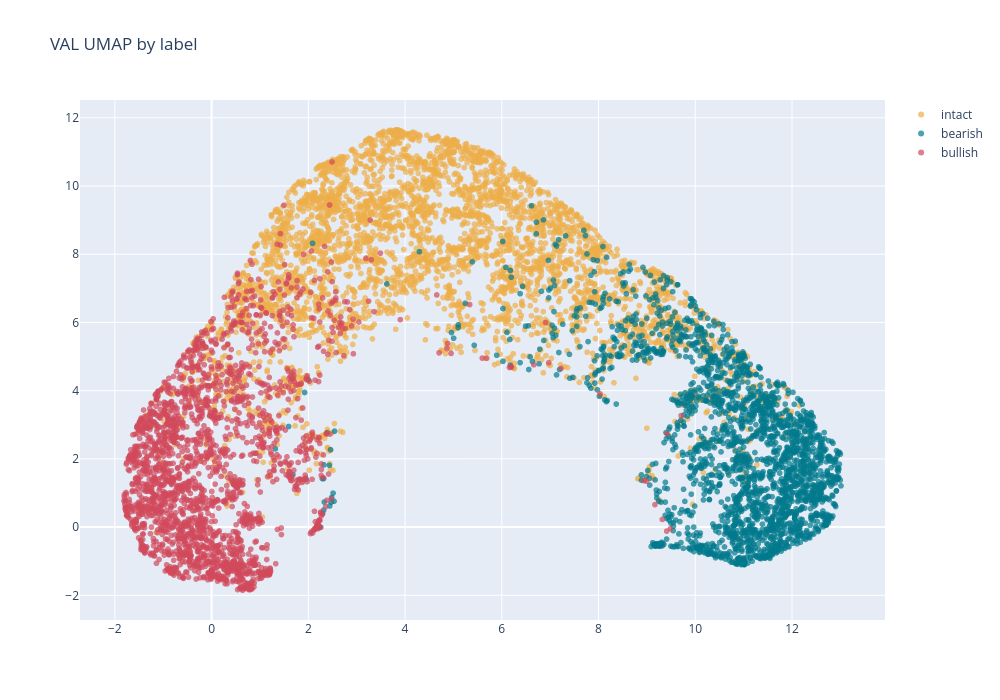

The notebook cell saved with this chart:
### Code cell
if umap_view is not None:
    scatter_projection(umap_view, f"{SPLIT.upper()} UMAP by label", color_col="label_name")
else:
    print("UMAP CSV bulunamadı")

### Figure 1 — Plotly figure (JSON) as saved in the notebook; plotly's stock layout.template omitted (floating-point values rounded to 4 significant figures; data arrays with more than 128 entries replaced by an {"elided": "..."} marker saying what was removed)
{"data": [{"customdata": {"elided": "4152x7 mixed values"}, "hovertemplate": "idx=%{customdata[0]}<br>symbol=%{customdata[1]}<br>timestamp=%{customdata[2]}<br>label=%{customdata[3]} pred=%{customdata[4]}<br>bucket=%{customdata[5]}<br>confidence=%{customdata[6]:.4f}<extra></extra>", "marker": {"color": "#edae49", "opacity": 0.7, "size": 6}, "mode": "markers", "name": "intact", "type": "scattergl", "x": {"elided": "4152 float values"}, "y": {"elided": "4152 float values"}}, {"customdata": {"elided": "2386x7 mixed values"}, "hovertemplate": "idx=%{customdata[0]}<br>symbol=%{customdata[1]}<br>timestamp=%{customdata[2]}<br>label=%{customdata[3]} pred=%{customdata[4]}<br>bucket=%{customdata[5]}<br>confidence=%{customdata[6]:.4f}<extra></extra>", "marker": {"color": "#00798c", "opacity": 0.7, "size": 6}, "mode": "markers", "name": "bearish", "type": "scattergl", "x": {"elided": "2386 float values"}, "y": {"elided": "2386 float values"}}, {"customdata": {"elided": "2294x7 mixed values"}, "hovertemplate": "idx=%{customdata[0]}<br>symbol=%{customdata[1]}<br>timestamp=%{customdata[2]}<br>label=%{customdata[3]} pred=%{customdata[4]}<br>bucket=%{customdata[5]}<br>confidence=%{customdata[6]:.4f}<extra></extra>", "marker": {"color": "#d1495b", "opacity": 0.7, "size": 6}, "mode": "markers", "name": "bullish", "type": "scattergl", "x": {"elided": "2294 float values"}, "y": {"elided": "2294 float values"}}], "layout": {"height": 700, "title": {"text": "VAL UMAP by label"}, "width": 1000}}
